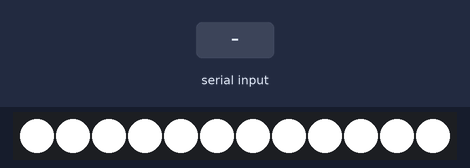
The sketch below on a simulated Arduino Mega 2560, built with avr-gcc and run on an emulated ATmega2560. Shown: 12 RGB LEDs in strip order, left to right. The inputs (shaded band) are chosen by the test bench.

Above: at 0.1 s.
1.8 s: "<O>" received over the second serial link
At 1.81 s:
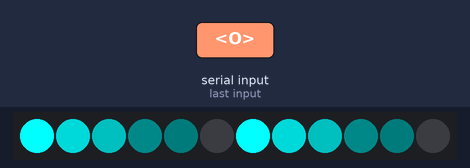
3.4 s: "O" received over the second serial link
At 3.8 s:
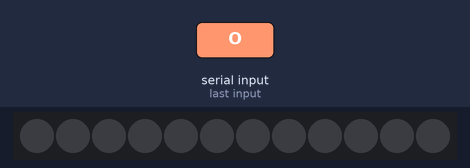
4.9 s: "<F>" received over the second serial link
At 4.96 s:
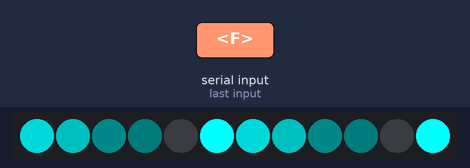

Measured:
- after the input at 1.8 s, the LEDs: change at once (image 1)
- after the input at 3.4 s, the LEDs: change at once (image 2)
- after the input at 4.9 s, the LEDs: first change at once (image 3 shows a later state)

The sketch:

LEDforrobot.ino
```cpp
#include <FastLED.h>

// How many leds in your strip?
#define NUM_LEDS 12
#define DATA_PIN 9

int timer;

long cyanshift[18] = {0x00ffff,0x008e8e,0x005252,0x000a0a,0x000303,0x000000,0x00ffff,0x008e8e,0x005252,0x000a0a,0x000303,0x000000,0x00ffff,0x008e8e,0x005252,0x000a0a,0x000303,0x000000};
long greenshift[12] = {0x00ff00,0x008e00,0x005200,0x000a00,0x000300,0x000000,0x00ff00,0x008e00,0x005200,0x000a00,0x000300,0x000000};

// Define the array of leds
CRGB leds[NUM_LEDS];

void setup() {
  	  FastLED.addLeds<NEOPIXEL, DATA_PIN>(leds, NUM_LEDS);
      Serial1.begin(9600);
      Serial.begin(9600);
      fill_solid(leds,12,CRGB::White);FastLED.show();
      delay(500);
      fill_solid(leds,12,0);FastLED.show();
      Serial1.println("HelloWorld");
      Serial1.println("HelloWorld");
}

void alloff(){
 fill_solid(leds,12,0);
}

boolean check(char in){
    char cache = Serial1.peek();
    if(in == cache){
      Serial1.read();
      return false;
    }
  if(cache == 'O' || cache == 'F' || cache == '<' || cache == '>' || cache == 'M' || cache == 'm' || cache == 'P' || cache == 'L'|| cache == 'R'|| cache == 'l'|| cache == 'r'|| cache == 'G'){
    return true;
  }else{
    Serial1.read();
    return false;
  }
}

void turnleft(){
  while(true){
      for(int i = 6; i > 0 ;i--){
      fill_solid(leds,12,0);
      for(int l = 0; l < 12;l++){
        leds[l]=cyanshift[i+l];
      }
      FastLED.show();
            if(check('<')){
            alloff();
            FastLED.show();
            return;
        }
      delay(50);
    }
  }
}

void turnright(){
  while(true){
      for(int i = 0; i < 6;i++){
      fill_solid(leds,12,0);
      for(int l = 0; l < 12;l++){
        leds[l]=cyanshift[i+l+1];
      }
      FastLED.show();
        if(check('>')){
            alloff();
            FastLED.show();
            return;
        }
      delay(50);
    }
  }
}

void Pause(){
  while(true){
    //fill_solid(leds,12,CRGB::Purple);
    for(int h = 0; h <256;h++){
    fill_rainbow(leds+6, 6,h,-20);
    fill_rainbow(leds, 6,h-100,20);
    FastLED.show();
    if(check('P')){
            alloff();
            FastLED.show();
            return;
    }
    }
  }
}

void forward(){
  while(true){
      for(int i = 6; i > 0 ;i-- ){
      fill_solid(leds,12,0);
      for(int l = 0; l < 6;l++){
        leds[l] = greenshift[l+i];
        leds[11-l] = greenshift[l+i];
      }
       FastLED.show();
        if(check('G')){
            alloff();
            FastLED.show();
            return;
        }
        delay(50);
     }
}
}


void loop() {
    if (Serial1.available() > 0) {
    char mode = Serial1.read();
       switch (mode){
        case 'F': //all off
          fill_solid(leds,12,0);
          Serial1.println("Alloff");
          break;
        case 'O': //all white
          fill_solid(leds,12,CRGB::White);
          Serial1.println("Allon");
          break;
        case 'P':
          Serial1.println("Pause");
          Pause();
          break;
        case 'G':
          Serial1.println("G");
          forward();
          break;
        case 'm':
          leds[4] = 0;
          leds[5] = 0;
          leds[6] = 0;
          leds[7] = 0;
          FastLED.show();
          Serial1.println("M off");
          break;
        case 'M':
          leds[4] = 0x00ff00;
          leds[5] = 0x00ff00;
          leds[6] = 0x00ff00;
          leds[7] = 0x00ff00;
          FastLED.show();
          Serial1.println("M on");
          break;
        case 'l':
          leds[0] = 0;
          leds[1] = 0;
          leds[2] = 0;
          leds[3] = 0;
          FastLED.show();
          Serial1.println("L off");
          break;
        case 'L':
          leds[0] = 0xffff00;
          leds[1] = 0xffff00;
          leds[2] = 0xffff00;
          leds[3] = 0xffff00;
          FastLED.show();
          Serial1.println("L on");
          break;
        case 'r':
          leds[8] = 0;
          leds[9] = 0;
          leds[10] = 0;
          leds[11] = 0;
          FastLED.show();
          Serial1.println("R off");
          break;
        case 'R':
          leds[8] = 0xffff00;
          leds[9] = 0xffff00;
          leds[10] = 0xffff00;
          leds[11] = 0xffff00;
          FastLED.show();
          Serial1.println("R on");
          break;
        case '<':
          Serial1.println("L");
          turnleft();
          break;
        case '>':
          Serial1.println("R");
          turnright();
          break;
        FastLED.show();
  }
}
}
```
